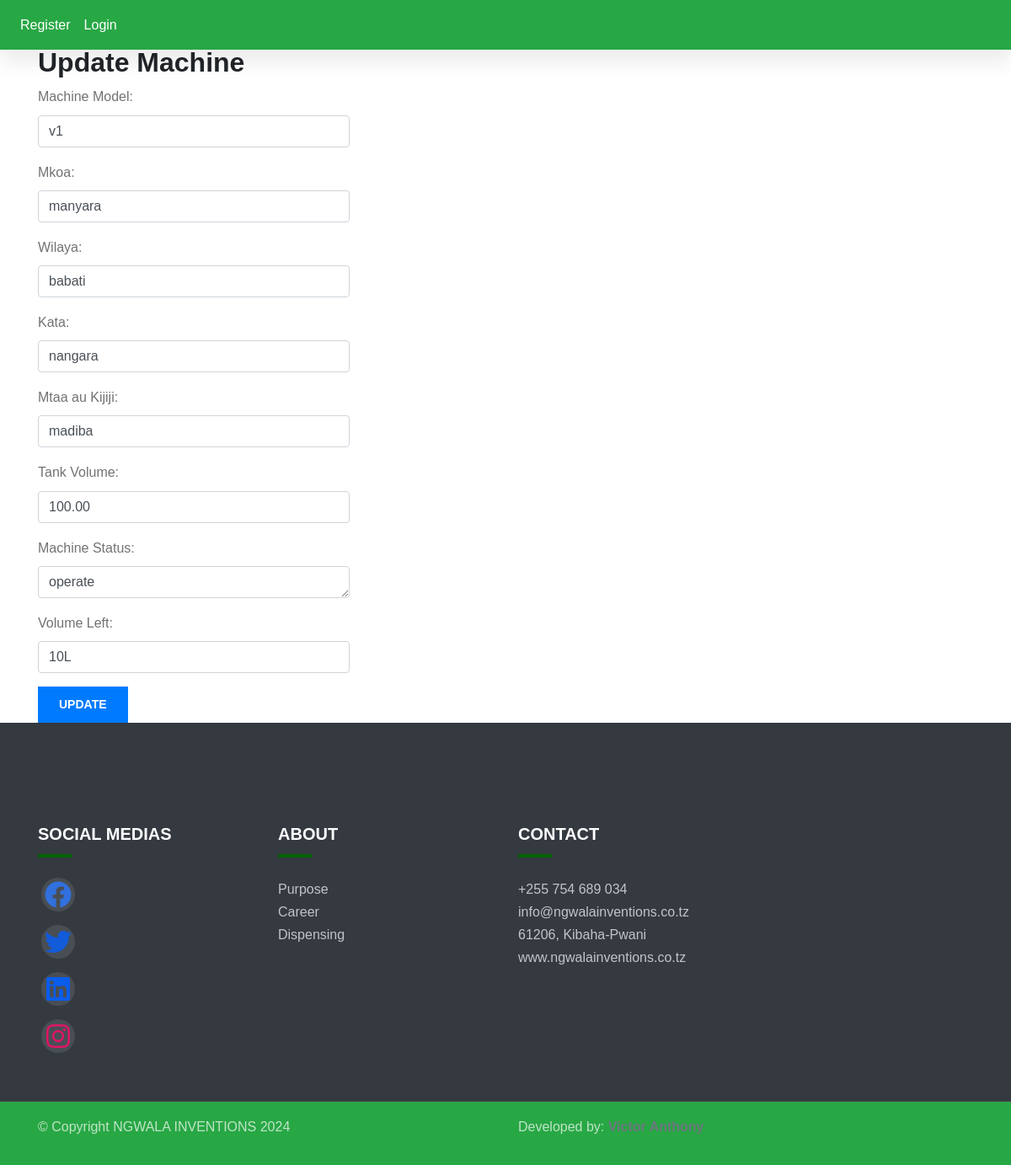
Screenshot of /machine/update/1/ with the database file from the repository.
### db/models.py (models this page shows, shortened)
class Machine(models.Model):
    name = models.CharField(max_length=50, editable=False, default=generate_machine_location_identifier, verbose_name=('Machine Identifier'))
    machine_model = models.CharField(max_length=30, null=True, verbose_name='model')
    region = models.CharField(max_length=30 ,verbose_name='mkoa', null=False, blank=False)
    district = models.CharField(max_length=30 ,verbose_name='wilaya', null=False, blank=False)
    ward = models.CharField(max_length=30 ,verbose_name='kata', null=False, blank=False)
    village = models.CharField(max_length=30 ,verbose_name='kijiji', null=False, blank=False)
    tank_volume = models.DecimalField(verbose_name='tank volume', max_digits=20, decimal_places = 2, null=True)
    refill_date = models.DateTimeField(auto_now_add=True, verbose_name=_('Refilled at'))
    status = models.CharField(max_length=250,verbose_name='Status', blank=True, null=True)
    tank_cap = models.CharField(verbose_name='default', default='10L', max_length=40, blank=True, null=True)
    inst_date = models.DateTimeField(auto_now_add=True, verbose_name=_('date ocurred'))
    volume_left = models.DecimalField(verbose_name='Volume Left', max_digits=20, decimal_places=2, default=None, blank=True, null=True)

### db/views.py (the view)
# urls.py: path('machine/update/<int:pk>/', views.machine_update_view, name='machine-update'),
def machine_update_view(request, pk):
    machine = get_object_or_404(Machine, pk=pk)
    if request.method == 'POST':
        form = MachineRegistrationForm(request.POST, instance=machine)
        if form.is_valid():
            form.save()
            return redirect('machine-list')
    else:
        form = MachineRegistrationForm(instance=machine)
    context = {
        'form': form,
        'machine': machine,
    }
    return render(request, 'machine_update.html', context)

### db/context_processors.py (called while the page is built)
def user_profile(request):
    if request.user.is_authenticated:
        try:
            user_profile = UserProfile.objects.get(user=request.user)
        except UserProfile.DoesNotExist:
            user_profile = None
    else:
        user_profile = None
    return {'user_profile': user_profile}

### db/templates/machine_update.html (shortened to what this page needs)
{% extends 'base.html' %}
{% block content %}
  <div class="container mt-5">
    <h2>Update Machine</h2>
    <form method="post" enctype="multipart/form-data">
      {{ form.as_p }}
      <button type="submit" class="btn btn-primary">Update</button>
    </form>
  </div>
{% endblock %}

### static/css/index.css (style rules this page uses)
:root { --c-dark: #212529; --c-brand: darkgreen; --c-brand-light: #4e8b57; --c-brand-rgb: 46, 139, 87; --c-body: #727272; --font-base: "ClashDisplay", sans-serif; --box-shadow: 0px 15px 25px rgba(0,0,0,0.08); --transition: all 0.5s ease; }
body { font-family: var(--font-base); line-height: 1.7; color: var(--c-body); }
h1, h2, h3,h4, h5, h6, .h1, .h2, .h3, .h4, .h5, .h6 { font-weight: 600; color: var(--c-dark); }
.btn { font-weight: 600; font-size: 14px; text-transform: uppercase; border-radius: 0; padding: 10px 24px; }

### rows the page displays
Machine: machine_model "v1", region "manyara", district "babati", ward "nangara", village "madiba", tank_volume "100.00", status "operate", tank_cap "10L"
